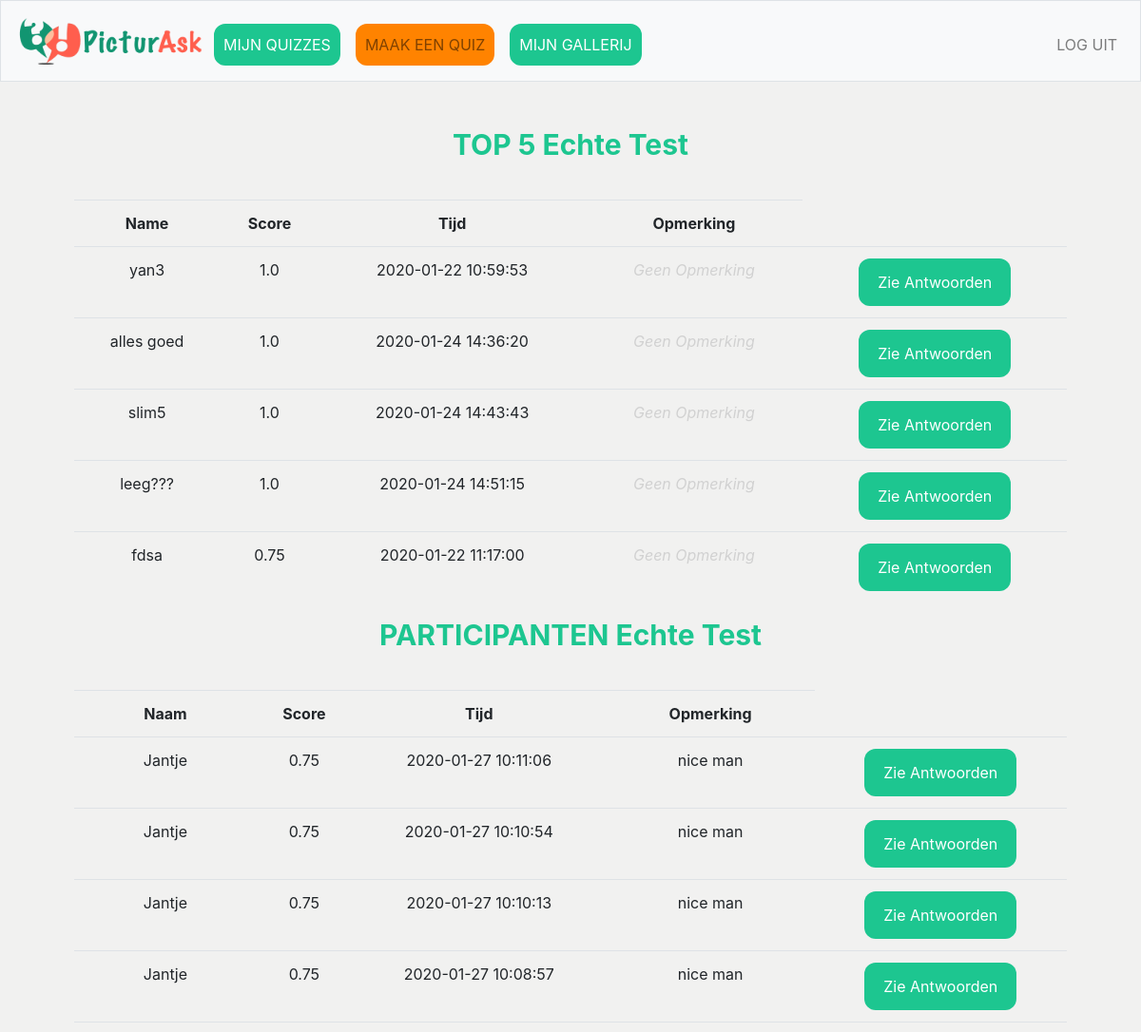
The app's page /results/59 (signed in, upper part), older data.
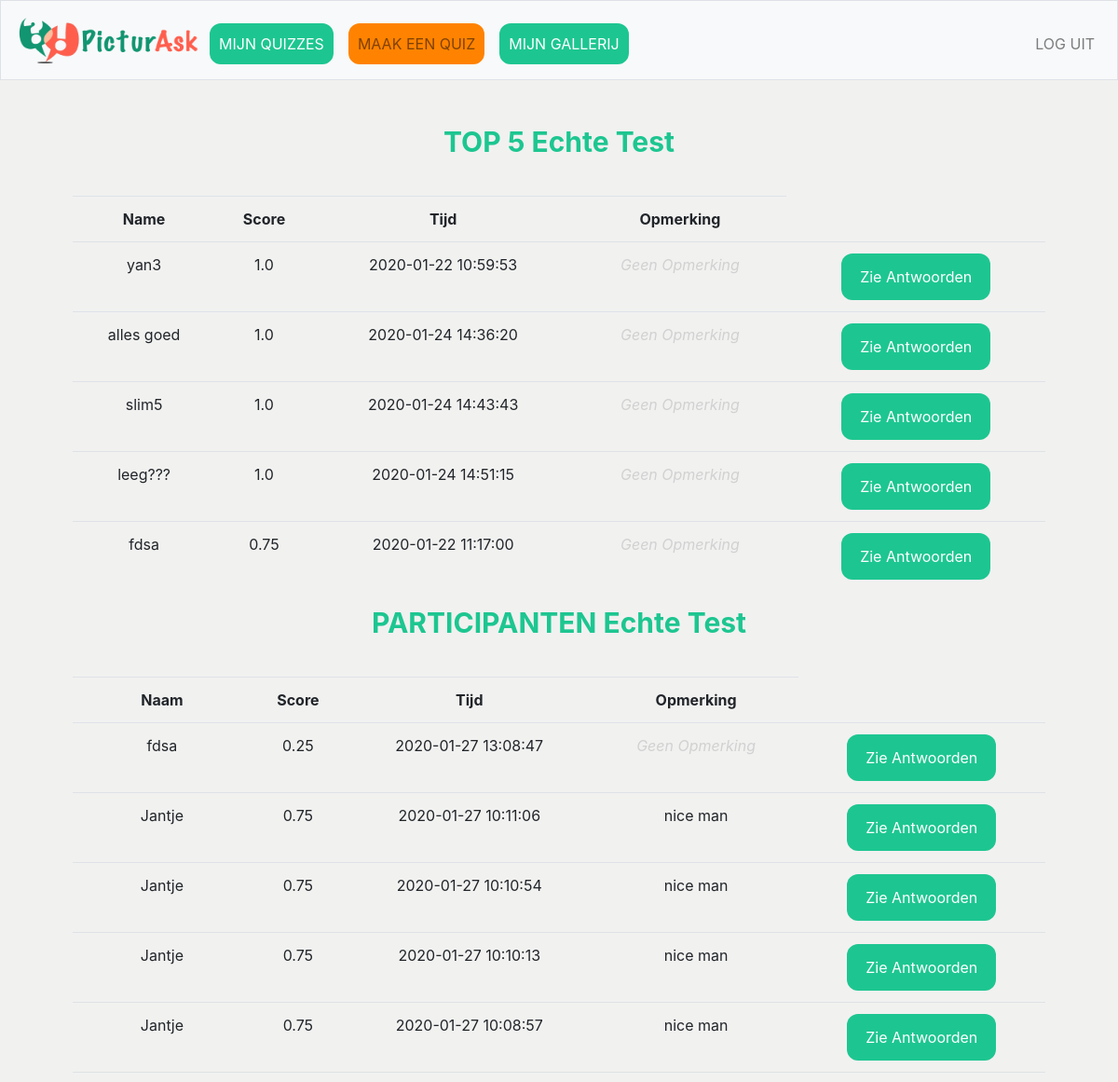
The same page, newer data.
### tables this page shows
CREATE TABLE 'quizes' ('quiz_id' integer PRIMARY KEY AUTOINCREMENT NOT NULL,'user_id' integer NOT NULL, 'quiz_titel'  text NOT NULL  , 'date'  timestamp DEFAULT CURRENT_DATE  , 'gif' text, 'dankwoord' text);

CREATE TABLE 'participants' ('participant_id' integer PRIMARY KEY AUTOINCREMENT NOT NULL, 'quiz_id' integer NOT NULL, 'name' text NOT NULL, 'score' real, 'time'  timestamp DEFAULT CURRENT_TIMESTAMP  , 'comment' text DEFAULT '');

### application.py (the view)
@app.route("/results/<quiz_id>", methods=["GET", "POST"])
@login_required
def results(quiz_id):
    quiz_name = db.execute("SELECT quiz_titel FROM quizes WHERE quiz_id = :quiz_id", quiz_id=quiz_id)[0]["quiz_titel"]
    participants_list = []
    for participant in db.execute("SELECT * FROM participants WHERE quiz_id = :quiz", quiz=quiz_id):
        participants_list.append(participant)
    participants_list.reverse()
    top_participants = sorted(participants_list, key=lambda x:x["score"])
    top_participants.reverse()
    return render_template("results.html", participants_list=participants_list, quiz_name=quiz_name, top_participants=top_participants[:5])

### application.py (called while the page is built)
@app.after_request
def after_request(response):
    response.headers["Cache-Control"] = "no-cache, no-store, must-revalidate"
    response.headers["Expires"] = 0
    response.headers["Pragma"] = "no-cache"
    return response

### helpers.py (called while the page is built)
def login_required(f):
    @wraps(f)
    def decorated_function(*args, **kwargs):
        if session.get("user_id") is None:
            return redirect("/login")
        return f(*args, **kwargs)
    return decorated_function

### templates/results.html (shortened to what this page needs)
{% extends "layout.html" %}
{% block main %}
    <form action="/results/{{quiz_id}}" method="post">
        <div class="form-group">
            <table class="table table-hoverable">
                <h2>TOP 5 {{quiz_name}}</h2>
                <tr>
                    <th>Name</th>
                    <th>Score</th>
                    <th>Tijd</th>
                    <th>Opmerking</th>
                </tr>
                {% for part in top_participants %}
                    <tr>
                        <td>{{part["name"]}}</td>
                        <td>{{part["score"]}}</td>
                        <td>{{part["time"]}}</td>
                        {% if part["comment"] == "" %}
                            <td><i><font color=#D1D1D1>Geen Opmerking</font></i></td>
                        {% else%}
                            <td>{{part["comment"]}}</td>
                        {% endif %}
                        <td> <button type="button" class="btn login" style=width:160px; onclick="window.location.href='/antwoord/{{part['participant_id']}}'">Zie Antwoorden</button></td>
                    </tr>
                {% endfor %}
            </table>
            <table class="table table-hoverable">
                <h2>PARTICIPANTEN {{quiz_name}}</h2>
                <tr>
                    <th>Naam</th>
                    <th>Score</th>
                    <th>Tijd</th>
                    <th>Opmerking</th>
                </tr>
                {% for part in participants_list %}
                    <tr>
                        <td>{{part["name"]}}</td>
                        <td>{{part["score"]}}</td>
                        <td>{{part["time"]}}</td>
                        {% if part["comment"] == "" %}
                            <td><i><font color=#D1D1D1>Geen Opmerking</font></i></td>
                        {% else%}
                            <td>{{part["comment"]}}</td>
                        {% endif %}
                        <td> <button type="button" class="btn login" style=width:160px; onclick="window.location.href='/antwoord/{{part['participant_id']}}'">Zie Antwoorden</button></td>
                    </tr>
                {% endfor %}
            </table>
        </div>
    </form>
{% endblock %}

### templates/layout.html (shortened to what this page needs)
<!DOCTYPE html>
<html lang="en">
    <head>
        <link href="https://maxcdn.bootstrapcdn.com/bootstrap/4.1.3/css/bootstrap.min.css" rel="stylesheet">
        <link href="/static/styles.css" rel="stylesheet">
    </head>
    <body>
        <nav class="navbar navbar-expand-md navbar-light bg-light border">
            <a class="nav-item" href="/"><img src="/static/IMG_3385.PNG" style="height:50px;width:200px;filter:invert(100%);"/></a>
            <div class="collapse navbar-collapse" id="navbar">
                {% if session.user_id %}
                    <ul class="navbar-nav mr-auto mt-2">
                        <button1 style="margin:8px;" class="nav-item"><a class="nav-link" style=color:white; href="/mijn_quizzes">MIJN QUIZZES</a></button1>
                        <button2 style="margin:8px;" class="nav-item"><a class="nav-link" href="/maak_quiz">MAAK EEN QUIZ</a></button2>
                        <button1 style="margin:8px;" class="nav-item"><a class="nav-link" style=color:white; href="/gallerij">MIJN GALLERIJ</a></button2>
                    </ul>
                    <ul class="navbar-nav ml-auto mt-2">
                        <li class="nav-item"><a class="nav-link" href="/logout">LOG UIT</a></li>
                    </ul>
                {% else %}
                    <ul class="navbar-nav ml-auto mt-2">
                        <li class="nav-item"><a class="nav-link" href="/register">MAAK ACCOUNT</a></li>
                        <li class="nav-item"><a class="nav-link" href="/login">LOG IN</a></li>
                    </ul>
                {% endif %}
            </div>
        </nav>
        <main class="container p-5">
            {% block main %}{% endblock %}
        </main>
    </body>
</html>

### static/styles.css (style rules this page uses)
main { overflow-x: auto; text-align: center; }
body { background-color: #F1F1F0; background-repeat: no-repeat; background-size: cover; }
table { margin-top: 40px; }
button1 { -webkit-transition-duration: 0.4s; transition-duration: 0.4s; background-color: #1DC690; color: white; border: 2px solid #1DC690; border-radius: 12px; }
button2 { -webkit-transition-duration: 0.4s; transition-duration: 0.4s; background-color: #FF8300; color: #AE388B; border: 2px solid #FF8300; border-radius: 12px; }
button { -webkit-transition-duration: 0.4s; transition-duration: 0.4s; width:50%; height: 50px; background-color: #1DC690; color: #3D550C; border-radius: 12px; }
h2 { font-size: 30px; font-weight: bold; color: #1DC690; }
.login { -webkit-transition-duration: 0.4s; transition-duration: 0.4s; width:30%; height: 50px; background-color: #1DC690; outline: none; color: white; border-radius: 12px; }

Row changes from the older to the newer data that the page shows:
added participants: name "fdsa", score "0.25", time "2020-01-27 13:08:47", comment "Geen Opmerking", shown under "PARTICIPANTEN Echte Test"
